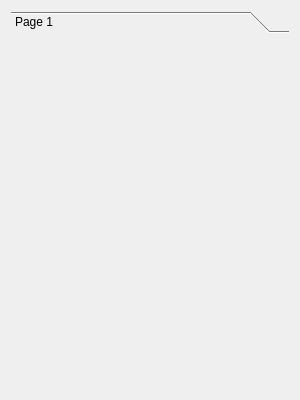
<?xml version="1.0" encoding="UTF-8"?>
<ui version="4.0">
 <class>Dialog</class>
 <widget class="QDialog" name="Dialog">
  <property name="geometry">
   <rect>
    <x>0</x>
    <y>0</y>
    <width>300</width>
    <height>400</height>
   </rect>
  </property>
  <property name="minimumSize">
   <size>
    <width>300</width>
    <height>400</height>
   </size>
  </property>
  <property name="maximumSize">
   <size>
    <width>400</width>
    <height>700</height>
   </size>
  </property>
  <property name="windowTitle">
   <string>Dialog</string>
  </property>
  <layout class="QVBoxLayout" name="verticalLayout">
   <item>
    <widget class="QToolBox" name="toolBox">
     <property name="currentIndex">
      <number>0</number>
     </property>
     <widget class="QWidget" name="page">
      <property name="geometry">
       <rect>
        <x>0</x>
        <y>0</y>
        <width>282</width>
        <height>353</height>
       </rect>
      </property>
      <attribute name="label">
       <string>Page 1</string>
      </attribute>
      <layout class="QVBoxLayout" name="Layout_2"/>
     </widget>
    </widget>
   </item>
  </layout>
 </widget>
 <resources/>
 <connections/>
</ui>
